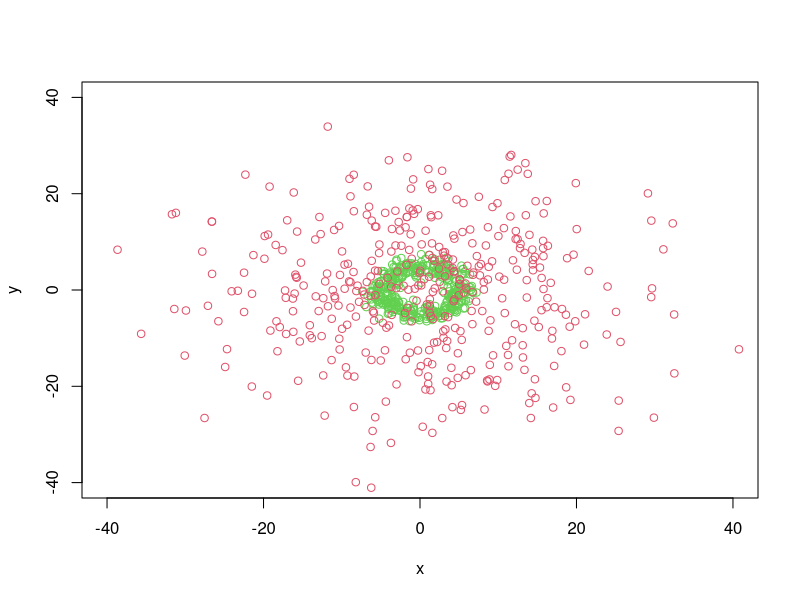

This figure's R source:
circle <- function(samples,diameter,stdev) {
  datalist = list()
  
  for (i in (1:samples)) {
    p <- rnorm(1, mean = 0, sd = 1000)
    #Y <- X^2 + X - 1 + rnorm(1,mean = 0, sd = 100)
    X <- diameter*cos(3*p) + rnorm(1, sd = stdev)
    Y <- diameter*sin(3*p) + rnorm(1, sd = stdev)
    data <- data.frame(x = X, y = Y)
    datalist[[i]] <- data
  }
  
  plt.data = do.call(rbind,datalist)
  return(plt.data)
}

circ1 = circle(400, 5, 1)

#plot(circ1, xlim = c(-15,15), ylim = c(-15,15), col = 1)
dims = c(-40,40)
plot(circ1, xlim = dims, ylim = dims,col = 3)

circ1.means <- apply(circ1, 2, mean)
circ1.vars <- apply(circ1, 2,var)

estim.circ <- data.frame(x = rnorm(400, mean = circ1.means['x'], sd = circ1.vars['x']), y = rnorm(400, mean = circ1.means['y'], sd = circ1.vars['y']))
points(estim.circ, col = 2)